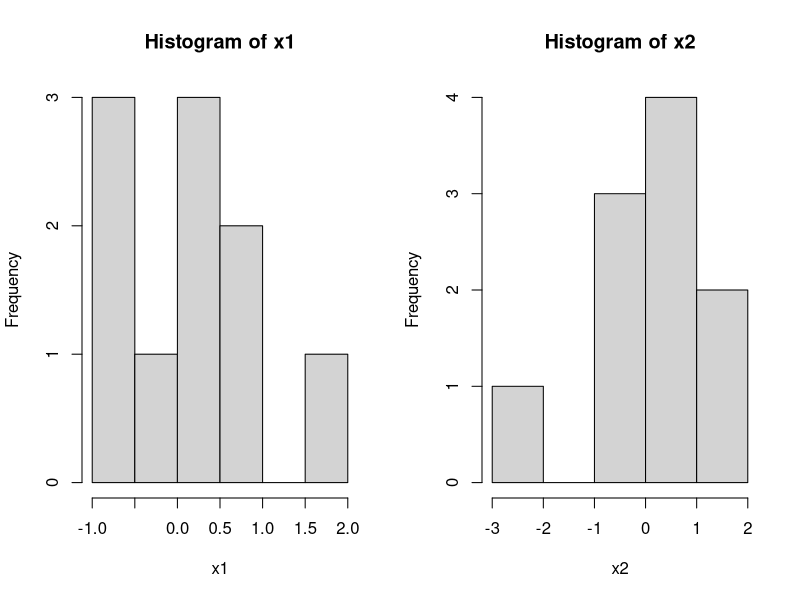
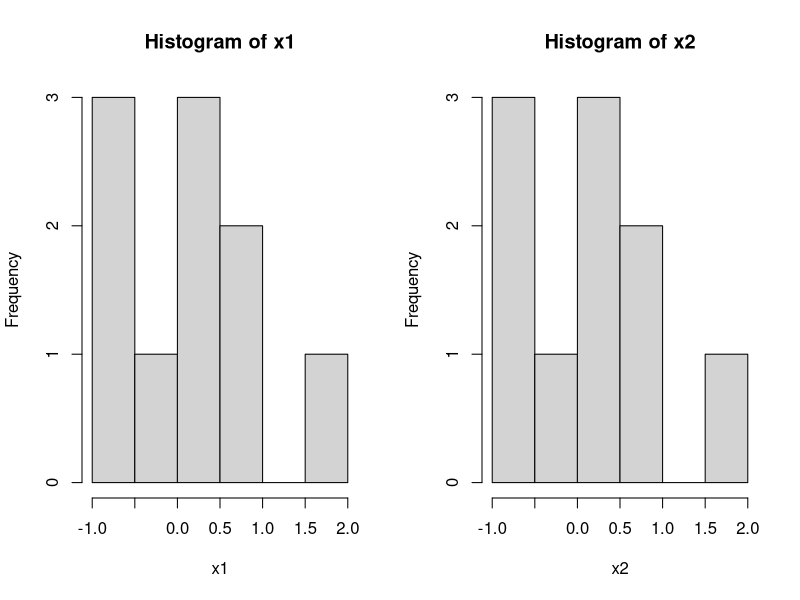
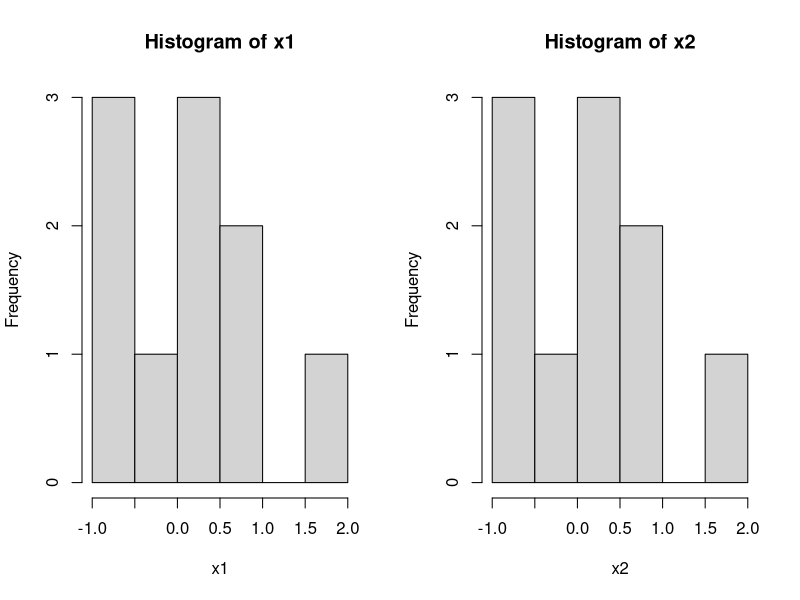

These charts were generated, in order, by the following R code:
## ---- chunk 1
knitr::opts_chunk$set(echo = TRUE)
## ---- chunk 2
# Simulate 
set.seed(1)
x1 <- rnorm(10)
x2 <- rnorm(10)

# Plot
par(mfrow=c(1,2))
hist(x1)
hist(x2)
## ---- chunk 3
# Set random seed to 1.
set.seed(1)
x1 <- rnorm(10)

# Reset the random seed to 1.
set.seed(1)
x2 <- rnorm(10)

# Plot
par(mfrow=c(1,2))
hist(x1)
hist(x2)
## ---- chunk 4
# Sample all 10 in one command.
set.seed(1)
x1 <- rnorm(10)

# Sample two sets of 5 sequentially.
set.seed(1)
y1 <- rnorm(5)
y2 <- rnorm(5)
x2 <- c(y1,y2)
par(mfrow=c(1,2))
hist(x1)
hist(x2)
## ---- chunk 5
set.seed(1)
runif(5)
## ---- chunk 6
set.seed(1)
old <- runif(5)
set.seed(1)
ignore <- runif(1)
new <- runif(5)

knitr::kable(data.frame(old,new),digits=3,row.names=TRUE)
## ---- chunk 7
set.seed(1)
seq1 <- runif(5)
set.seed(1)
ignore <- runif(1)
seq2 <- runif(5)

df <- data.frame(Seq1=c(old,NA),Seq2=c(NA,new))
knitr::kable(df,digits=3,row.names=TRUE)
## ---- chunk 8
ignore
## ---- chunk 9
set.seed(1)
seq1 <- runif(5)
set.seed(1)
ignore <- rnorm(1)
seq2 <- runif(5)

df <- data.frame(Seq1=c(seq1,rep(NA,2)), Seq2=c(rep(NA,2),seq2))
knitr::kable(df,digits=3,row.names=TRUE)
